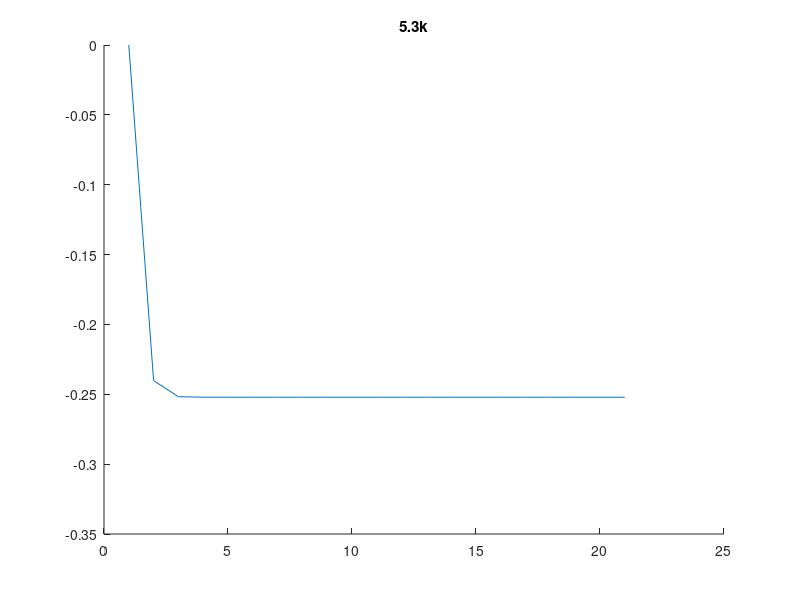

This chart was generated by the following MATLAB code:
% Prob % Prob 5.3k
clear; clc; close all

num_iter = 20;
x = zeros(1,num_iter);
x(1) = 0;
for i = 1:num_iter
    term = 0;
    for k = 1:10
        term = term + 0.05*(exp(x(i)+1/sqrt(k^2+1))-exp(-x(i)-1/sqrt(k^2+1)))/...
          cosh(x(i)+1/sqrt(k^2+1));
    end
    x(i+1) = x(i) - term;
end

hold on
plot(x)
disp(x)
title('5.3k')